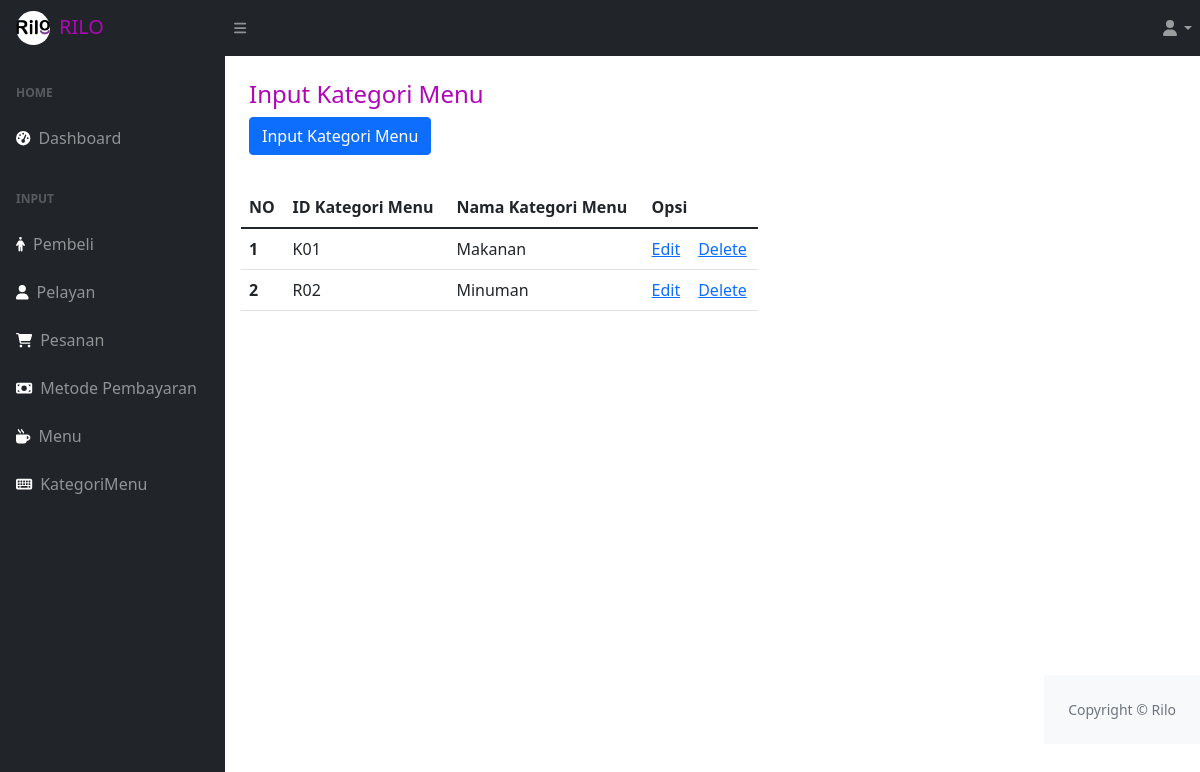
The page /Menu/kategorimenu.php on the database its author committed.
### tables this page shows
CREATE TABLE `kategorimenu` (
  `idKategoriMenu` char(3) NOT NULL,
  `namaKategori` varchar(50) NOT NULL
);

### Menu/kategorimenu.php (the view, shortened to what this page needs)
<?php
include "../koneksi.php";
?>
<!DOCTYPE html>
<html lang="en">
    <head>
        <link href="https://cdn.jsdelivr.net/npm/simple-datatables@latest/dist/style.css" rel="stylesheet" />
        <link href="../assets/css/styles.css" rel="stylesheet" />
    </head>
    <body class="sb-nav-fixed">
        <nav class="sb-topnav navbar navbar-expand navbar-dark bg-dark">
            <h6 class="navbar-brand ps-3" style="color :#AF06B8 " href="../home.php"><img src="../assets/img/Rilo.png" class="img-fluid rounded-circle me-2" style="height : 35px; padding-right : 1px; padding-bottom:1px;">RILO</h6>
            <button class="btn btn-link btn-sm order-1 order-lg-0 me-4 me-lg-0" id="sidebarToggle" href="#!"><i class="fas fa-bars"></i></button>
            <ul class="navbar-nav ms-auto ">
                <li class="nav-item dropdown">
                    <a class="nav-link dropdown-toggle" id="navbarDropdown" href="#" role="button" data-bs-toggle="dropdown" aria-expanded="false"><i class="fas fa-user fa-fw"></i></a>
                </li>
            </ul>
        </nav>
        <div id="layoutSidenav">
            <div id="layoutSidenav_nav">
                    <nav class="sb-sidenav accordion sb-sidenav-dark" id="sidenavAccordion">
                        <div class="sb-sidenav-menu">
                          <div class="nav">
                              <div class="sb-sidenav-menu-heading">Home</div>
                              <a class="nav-link" href="../dashboard.php">
                                  <div class="sb-nav-link-icon" style="color :white "><i class="fas fa-tachometer-alt"></i></div>
                                  Dashboard
                              </a>
                              <div class="sb-sidenav-menu-heading">Input</div>
                              <a class="nav-link" href="../Pembeli/pembeli.php">
                                  <div class="sb-nav-link-icon"style="color :white "><i class="fa-solid fa-person"></i></div>
                                  Pembeli
                              </a>
                              <a class="nav-link" href="../Pelayan/pelayan.php">
                                  <div class="sb-nav-link-icon"style="color :white "><i class="fa-solid fa-user"></i></div>
                                  Pelayan
                              </a>
                              <a class="nav-link" href="../Pesanan/pesanan.php">
                                  <div class="sb-nav-link-icon"style="color :white "><i class="fa-solid fa-cart-shopping"></i></div>
                                  Pesanan
                              </a>
                              <a class="nav-link" href="../Pembayaran/metodePembayaran.php">
                                  <div class="sb-nav-link-icon"style="color :white "><i class="fa-solid fa-money-bill"></i></div>
                                  Metode Pembayaran
                              </a>
                              <a class="nav-link" href="menu.php">
                                  <div class="sb-nav-link-icon"style="color :white "><i class="fa-solid fa-mug-hot"></i></div>
                                  Menu
                              </a>
                              <a class="nav-link" href="kategoriMenu.php">
                                  <div class="sb-nav-link-icon"style="color :white "><i class="fa-solid fa-keyboard"></i></div>
                                  KategoriMenu
                              </a>
                    </nav>
                    </div>
                    <div id="layoutSidenav_content">
                        <main>
                            <div class="container-fluid px-4">
                                <h4 class="mt-4" style="color :#AF06B8 ">Input Kategori Menu</h4>
                                <div class="d-flex align-items-center justify-content-between small">
                                <button type="button" class="btn btn-primary" data-bs-toggle="modal" data-bs-target="#exampleModal">
                                    Input Kategori Menu
                                </button>
                            </div>
                        </main>
                        <div class="card-body">
                            <div class="row justify-content-md-left">
                                <div class="col col-lg-8">
                                    <form role="form" action="../data.php" class="text-start" method="POST">
                        <div class="row justify-content-md-left">
                            <div class="col col-lg-15">
                                <table class="table mt-3">
                                    <thead>
                                        <tr>
                                            <th scope="col">NO</th>
                                            <th scope="col">ID Kategori Menu</th>
                                            <th scope="col">Nama Kategori Menu</th>
                                            <th scope="col"colspan=2>Opsi</th>
                                        </tr>
                                    </thead>
                                    <tbody>
                                        <?php
                                            $no = 1;
                                            $qrec = mysqli_query($con, "SELECT * FROM kategorimenu");
                                            while ($rec = mysqli_fetch_array($qrec)) {
                                        ?>
                                        <tr>
                                            <th scope="row"><?= $no ?></th>
                                            <td><?= $rec['idKategoriMenu'] ?></td>
                                            <td><?= $rec['namaKategori'] ?></td>
                                            <td><a href="updatekategorimenu.php?idKategoriMenu=<?= $rec['idKategoriMenu'] ?>" > Edit</a> </td>
                                            <td><a href="kategorimenu.php?idKategoriMenu=<?= $rec['idKategoriMenu'] ?>"> Delete </a> </td>
                                        </tr>
                                        <?php $no++; } ?>
                                    </tbody>
                                </table>
                            </div>
                        </div>
                    </div>
            </div>
        </div>
    </div>
    <footer class="py-4 bg-light mt-auto">
            <div class="container-fluid px-4">
                <div class="d-flex align-items-center justify-content-between small">
                    <div class="text-muted">Copyright &copy; Rilo</div>
                        </div>
                    </div>
                </footer>
            </div>
    </body>
</html>

### rows shown on the page
kategorimenu: idKategoriMenu "K01", namaKategori "Makanan"
kategorimenu: idKategoriMenu "R02", namaKategori "Minuman"
